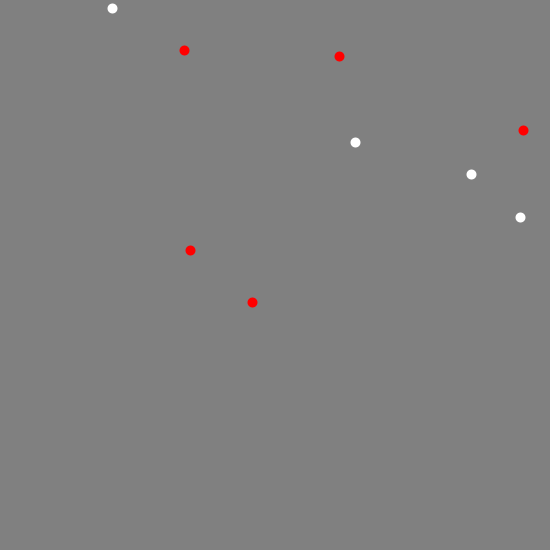
Frame 1 (no input)
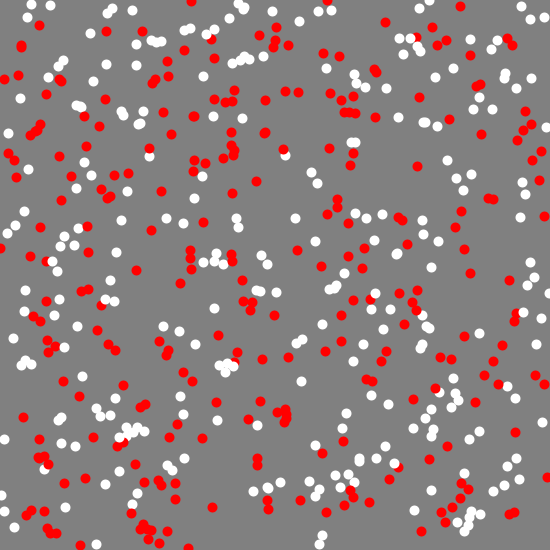
Frame 60 (the mouse pressed at the canvas centre just before this capture)
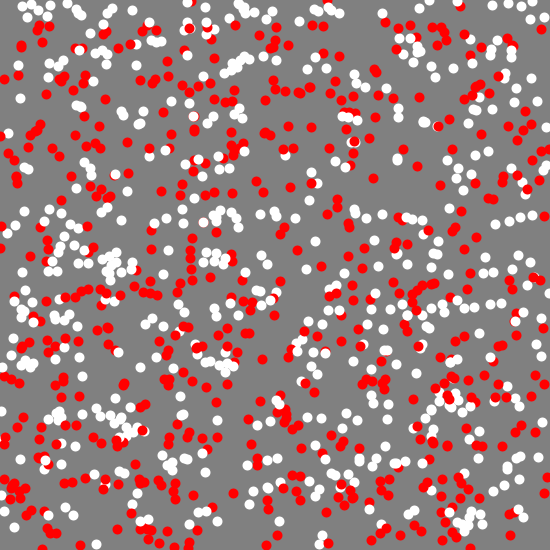
Frame 120 (the mouse held since frame 60 and released just before this capture)

The Processing sketch that drew these frames (run headless with seeded random() and noise(); from frame 60 on, the mouse is pressed at the canvas centre):

// Processing sketch: t_ii_11_textura3drandom
// ── t_ii_11_textura3drandom.pde
int modo=3;
int modomax=3;

void setup(){
  size(550,550);
  background(128);
  strokeWeight(10);
}

void draw(){
    //dibuja(mouseX,mouseY);
    for (int i=1;i<10;i++)
    {
      int x=(int)random(width);
      int y=(int)random(height);
      dibuja(x,y);
    }
}

void dibuja(int x,int y){
  switch(modo){
    case 0: //franjas
    if (y%50<25)
      stroke(255);
     else
      stroke(255,0,0);    
    point (x,y); //<>//
    break;
    case 1: //franjas sinusoidales
    if ( (y+sin(x/8)*2)%50<25)
      stroke(255);
     else
      stroke(255,0,0);    
    point (x,y);
    break;
    case 2: //franjas
    if (y%50>25 && x%50>25)
      stroke(255);
     else
      stroke(255,0,0);    
    point (x,y);
    break;
    
    case 3: //anillos concéntricos
    //Distancia al cuadrado al centro de la ventana
    float r=sqrt((x-width/2)*(x-width/2)+(y-height/2)*(y-height/2)) ;
    if ((int)r%50<25 )
      stroke(255);
     else
      stroke(255,0,0);    
    point (x,y);
    break;
  }
}

void mousePressed(){
  modo++;  
  if (modo>modomax) modo=0;
  println(modo);
  background(128);
}
